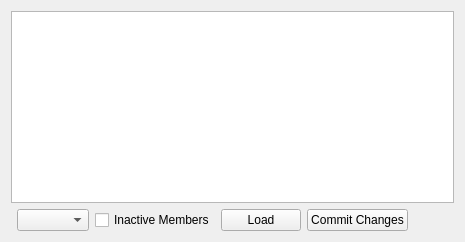
          <widget class="QWidget" name="tab_3">
           <attribute name="title">
            <string>Edit Members' Details</string>
           </attribute>
           <layout class="QGridLayout" name="gridLayout_4">
            <item row="1" column="1">
             <widget class="QComboBox" name="comboBox_viewtabledept"/>
            </item>
            <item row="1" column="5">
             <spacer name="horizontalSpacer_2">
              <property name="orientation">
               <enum>Qt::Horizontal</enum>
              </property>
              <property name="sizeHint" stdset="0">
               <size>
                <width>40</width>
                <height>20</height>
               </size>
              </property>
             </spacer>
            </item>
            <item row="0" column="0" colspan="6">
             <widget class="QTableWidget" name="tableWidget"/>
            </item>
            <item row="1" column="4">
             <widget class="QPushButton" name="pushButton_commitchange">
              <property name="text">
               <string>Commit Changes</string>
              </property>
             </widget>
            </item>
            <item row="1" column="3">
             <widget class="QPushButton" name="pushButton_loadmemberdetails">
              <property name="sizePolicy">
               <sizepolicy hsizetype="Fixed" vsizetype="Fixed">
                <horstretch>0</horstretch>
                <verstretch>0</verstretch>
               </sizepolicy>
              </property>
              <property name="text">
               <string>Load</string>
              </property>
             </widget>
            </item>
            <item row="1" column="2">
             <widget class="QCheckBox" name="checkBox_inactivememebrs">
              <property name="text">
               <string>Inactive Members</string>
              </property>
             </widget>
            </item>
           </layout>
          </widget>
